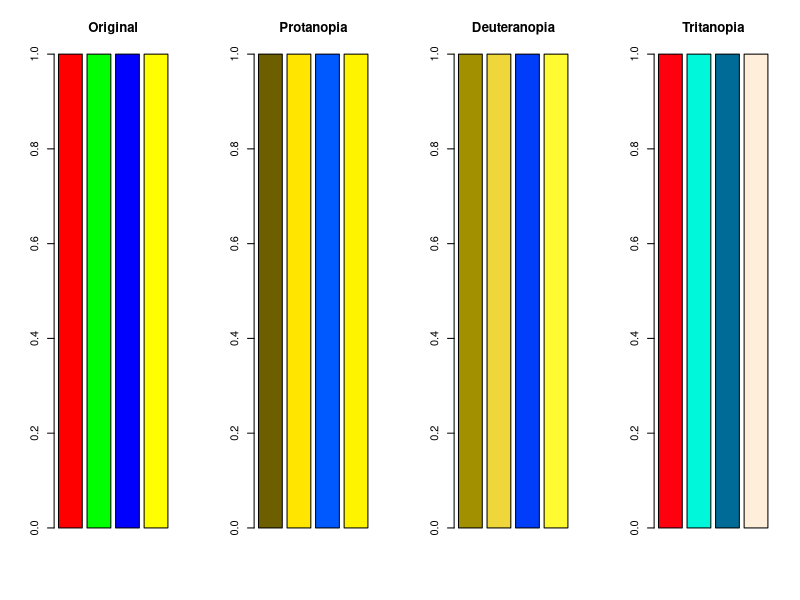
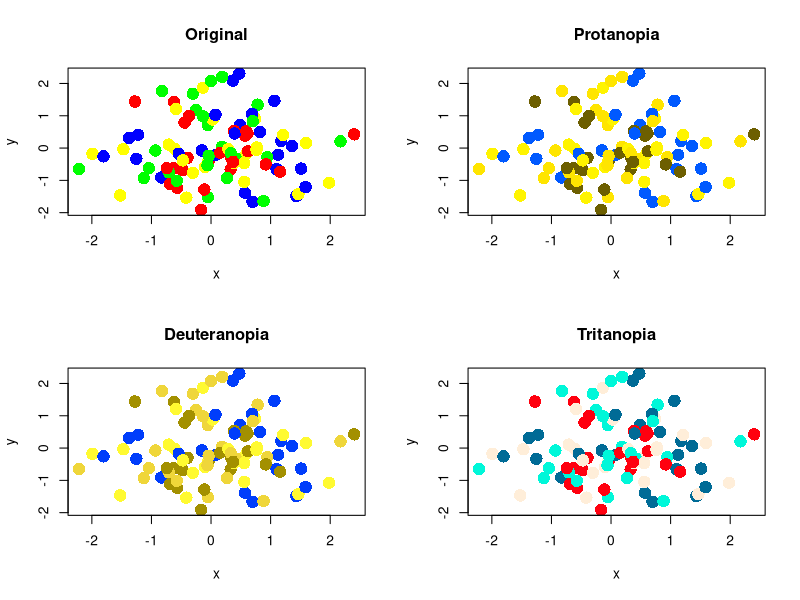
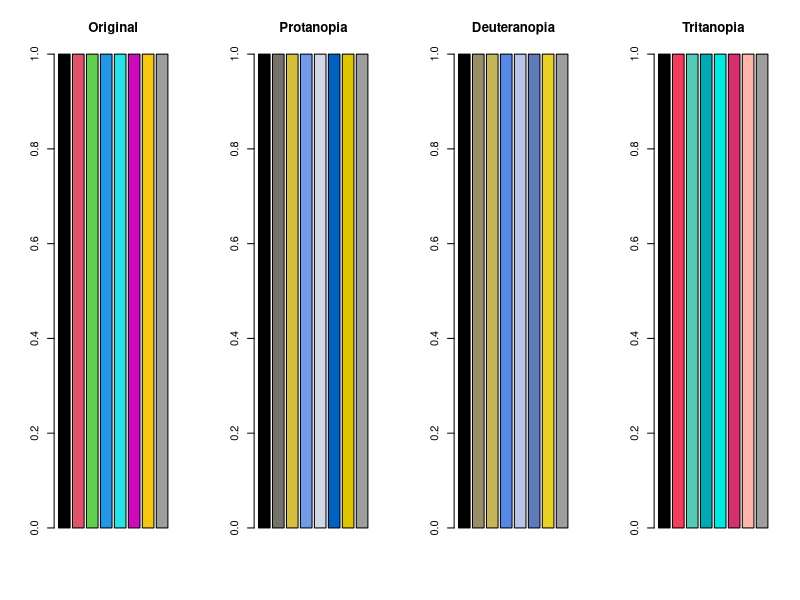
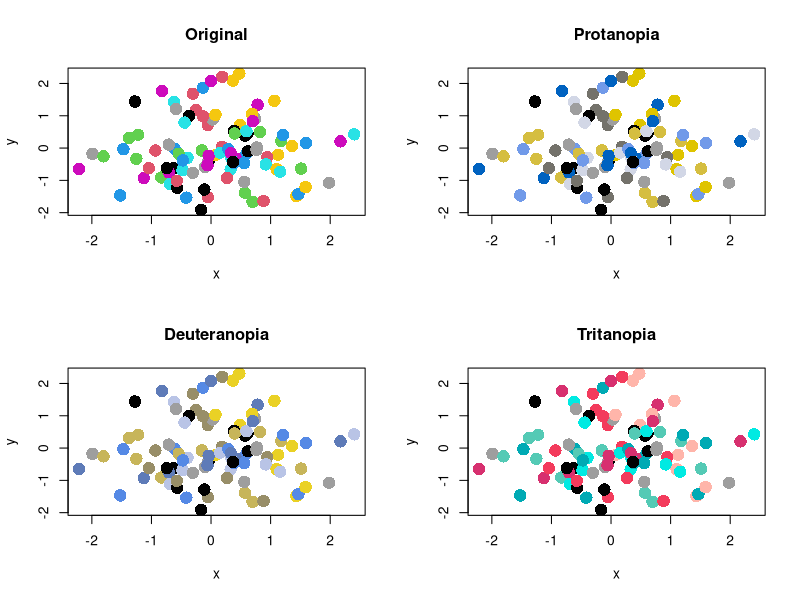
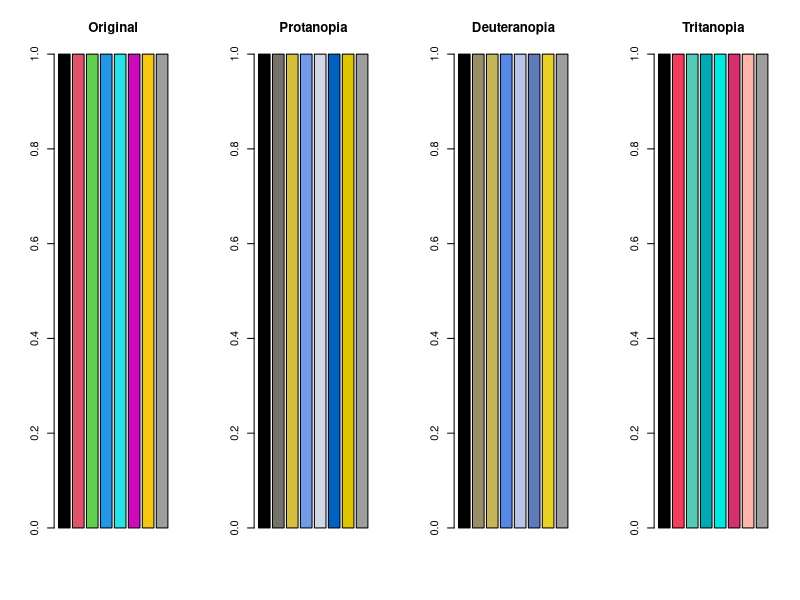
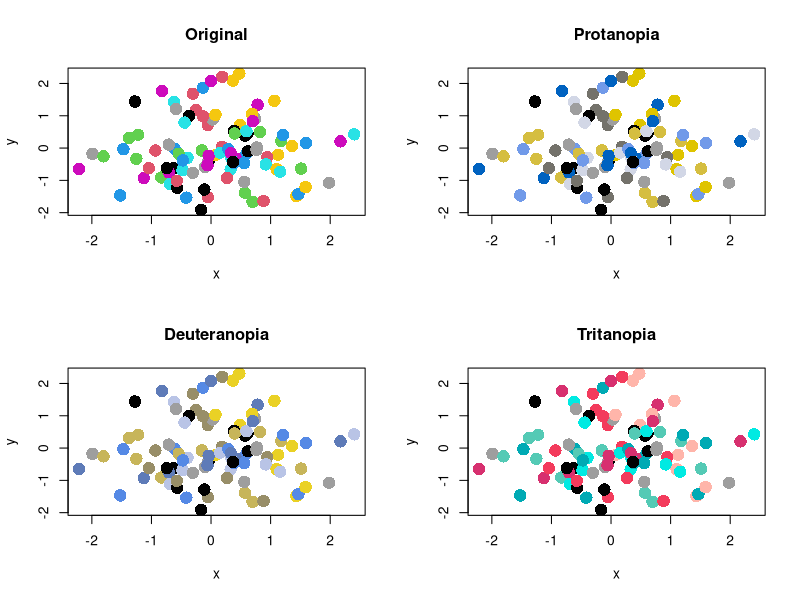
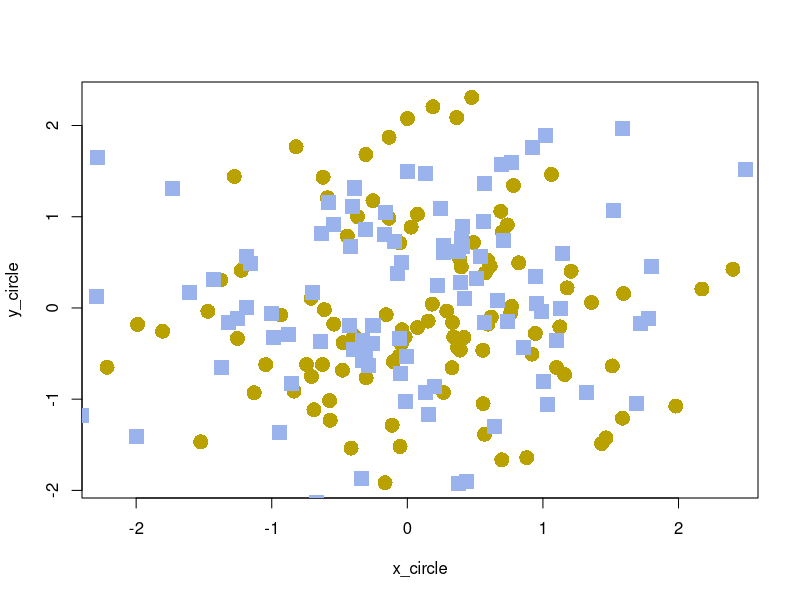
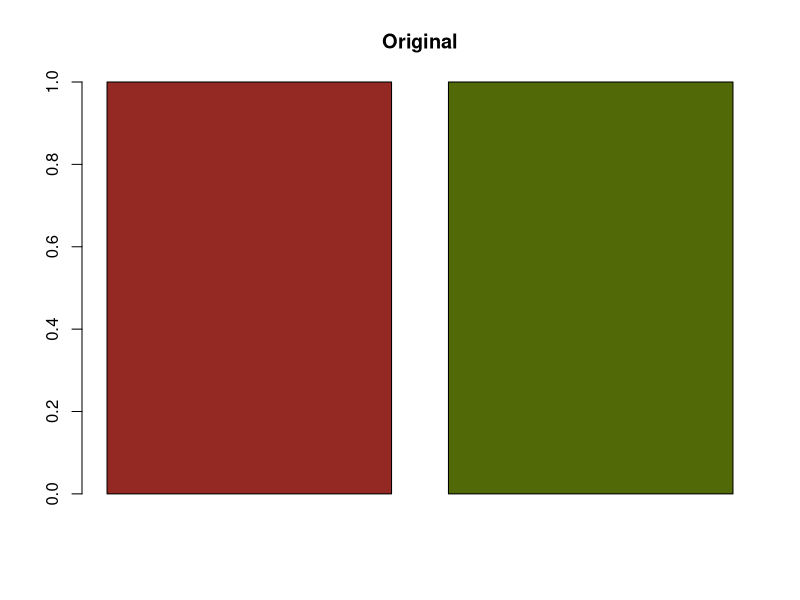

The R script that drew these images, in order:
## ---- chunk 1
# install.packages("colorspace") if it is not installed
# renv::install("colorspace") when using renv
library(colorspace)
## ---- chunk 2
colors <- c("red", "green", "blue", "yellow") # color vector: red, green, blue, yellow
colors_protan <- protan(colors) # simulation of protanopia
colors_deutan <- deutan(colors) # simulation of deuteranopia
colors_tritan <- tritan(colors) # simulation of tritanopia
## ---- chunk 3
par(mfrow = c(1, 4))
barplot(rep(1, length(colors)), col = colors, main = "Original")
barplot(rep(1, length(colors_protan)), col = colors_protan, main = "Protanopia")
barplot(
  rep(1, length(colors_deutan)),
  col = colors_deutan,
  main = "Deuteranopia"
)
barplot(
  rep(1, length(colors_tritan)),
  col = colors_tritan,
  main = "Tritanopia"
)
## ---- chunk 4
set.seed(1)
x <- rnorm(100)
y <- rnorm(100)
par(mfrow = c(2, 2))
plot(x, y, col = colors, pch = 16, cex = 2, main = "Original")
plot(x, y, col = colors_protan, pch = 16, cex = 2, main = "Protanopia")
plot(x, y, col = colors_deutan, pch = 16, cex = 2, main = "Deuteranopia")
plot(x, y, col = colors_tritan, pch = 16, cex = 2, main = "Tritanopia")
## ---- chunk 5
colors_default <- palette() # R's default color palette
colors_default_protan <- protan(colors_default)
colors_default_deutan <- deutan(colors_default)
colors_default_tritan <- tritan(colors_default)

par(mfrow = c(1, 4))
barplot(rep(1, length(colors_default)), col = colors_default, main = "Original")
barplot(
  rep(1, length(colors_default_protan)),
  col = colors_default_protan,
  main = "Protanopia"
)
barplot(
  rep(1, length(colors_default_deutan)),
  col = colors_default_deutan,
  main = "Deuteranopia"
)
barplot(
  rep(1, length(colors_default_tritan)),
  col = colors_default_tritan,
  main = "Tritanopia"
)

par(mfrow = c(2, 2))
plot(x, y, col = colors_default, pch = 16, cex = 2, main = "Original")
plot(x, y, col = colors_default_protan, pch = 16, cex = 2, main = "Protanopia")
plot(
  x,
  y,
  col = colors_default_deutan,
  pch = 16,
  cex = 2,
  main = "Deuteranopia"
)
plot(
  x,
  y,
  col = colors_default_tritan,
  pch = 16,
  cex = 2,
  main = "Tritanopia"
)
## ---- chunk 6
colors_okabe_ito <- palette("Okabe-Ito")
colors_okabe_ito_protan <- protan(colors_okabe_ito)
colors_okabe_ito_deutan <- deutan(colors_okabe_ito)
colors_okabe_ito_tritan <- tritan(colors_okabe_ito)
par(mfrow = c(1, 4))
barplot(
  rep(1, length(colors_okabe_ito)),
  col = colors_okabe_ito,
  main = "Original"
)
barplot(
  rep(1, length(colors_okabe_ito_protan)),
  col = colors_okabe_ito_protan,
  main = "Protanopia"
)
barplot(
  rep(1, length(colors_okabe_ito_deutan)),
  col = colors_okabe_ito_deutan,
  main = "Deuteranopia"
)
barplot(
  rep(1, length(colors_okabe_ito_tritan)),
  col = colors_okabe_ito_tritan,
  main = "Tritanopia"
)
## ---- chunk 7
par(mfrow = c(2, 2))
plot(x, y, col = colors_okabe_ito, pch = 16, cex = 2, main = "Original")
plot(
  x,
  y,
  col = colors_okabe_ito_protan,
  pch = 16,
  cex = 2,
  main = "Protanopia"
)
plot(
  x,
  y,
  col = colors_okabe_ito_deutan,
  pch = 16,
  cex = 2,
  main = "Deuteranopia"
)
plot(
  x,
  y,
  col = colors_okabe_ito_tritan,
  pch = 16,
  cex = 2,
  main = "Tritanopia"
)
## ---- chunk 8
set.seed(1)
x_circle <- rnorm(100)
y_circle <- rnorm(100)
x_square <- rnorm(100)
y_square <- rnorm(100)
par(mfrow = c(1, 1))
plot(
  x_circle,
  y_circle,
  col = protan(2),
  pch = 16,
  cex = 2
)
points(
  x_square,
  y_square,
  col = protan(3),
  pch = 15,
  cex = 2
)
## ---- chunk 9
colors <- c("#932922", "#526907")
colors_protan <- protan(colors)
colors_deutan <- deutan(colors)
barplot(rep(1, length(colors)), col = colors, main = "Original")
barplot(rep(1, length(colors_protan)), col = colors_protan, main = "Protanopia")
barplot(
  rep(1, length(colors_deutan)),
  col = colors_deutan,
  main = "Deuteranopia"
)
## ---- chunk 10
colors <- c("#FF4B00", "#03AF7A")
colors_protan <- protan(colors)
colors_deutan <- deutan(colors)
barplot(rep(1, length(colors)), col = colors, main = "Original")
barplot(rep(1, length(colors_protan)), col = colors_protan, main = "Protanopia")
barplot(
  rep(1, length(colors_deutan)),
  col = colors_deutan,
  main = "Deuteranopia"
)
